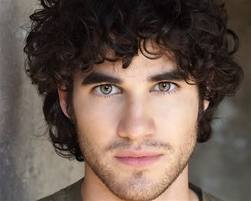
//> input picture ConsoleApplication1/ConsoleApplication1/Data/face1.jpg, 251 x 201 px
$ ./Source1   (built with g++ and OpenCV 4)
//> lines starting //> are read from the running program, lines starting //| are printed output that depends on the picture
#include <opencv2\highgui\highgui.hpp>
#include <opencv2\imgproc\imgproc.hpp>
#include <iostream>


cv::Point2f Translation(const cv::Mat& SRMatInv, const cv::Point2f& offset, const cv::Point2f& position);

float Determinant(const cv::Mat& inMat);
cv::Mat Inverse(const cv::Mat& inMat);

cv::Mat ScaleMatrix(float scale);
cv::Mat RotationMatrix(float angle);
float Deg2Rad(float angle);

int main()
{
	std::string imageFile = "Data/face1.jpg";
	cv::Mat imageOrginal = cv::imread(imageFile, CV_LOAD_IMAGE_GRAYSCALE);
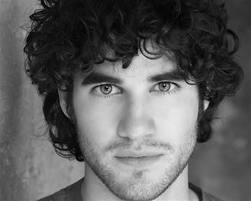
//> imageOrginal: 201 rows x 251 cols, CV_8UC1; min 0, max 243, mean 94.5

	cv::Mat imageResult = cv::Mat::zeros(imageOrginal.rows, imageOrginal.cols, imageOrginal.type());

	cv::Rect rect(0, 0, imageOrginal.cols, imageOrginal.rows);
//> rect = Rect(0, 0, 251, 201)


	float tX = 40.0f;
	float tY = 0.0f;
	cv::Point2f offset(tX, tY);

	float scale = 1.0f;
	cv::Mat scaleMat = ScaleMatrix(scale);


	float rotZ = 0.0f;
	cv::Mat rotationMat = RotationMatrix(rotZ);

	cv::Mat SRMat = scaleMat * rotationMat;
	cv::Mat SRMatInv = Inverse(SRMat);

	for(int y = 0; y < imageResult.rows; y++)
	{
		for(int x = 0; x < imageResult.cols; x++)
		{
			cv::Point2f result = Translation(SRMatInv, offset, cv::Point2f(x, y));

			if(!rect.contains(result))
			{
				continue;
			}
			else
			{
				imageResult.at<unsigned char>(y , x) = imageOrginal.at<unsigned char>(result.y , result.x);
			}
		}
	}
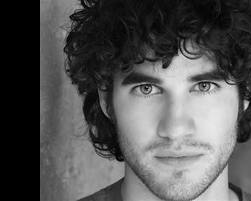
//> imageResult: 201 rows x 251 cols, CV_8UC1; min 0, max 243, mean 84.2

	cv::namedWindow("Source image", CV_WINDOW_AUTOSIZE );
	cv::imshow("Source image", imageOrginal );

	cv::namedWindow("Translated image", CV_WINDOW_AUTOSIZE );
	cv::imshow("Translated image", imageResult );

	cv::waitKey(0);

	return 0;
}

float Determinant(const cv::Mat& inMat)
{
	return (inMat.at<float>(0 , 0) * inMat.at<float>(1 , 1)) - (inMat.at<float>(0 , 1) * inMat.at<float>(1 , 0));
}

cv::Mat Inverse(const cv::Mat& inMat)
{
	float determinant = Determinant(inMat);
	float det;
	if(determinant == 0)
	{
		det = 1.0f;
	}
	else
	{
		det = 1.0f / determinant;
	}

	cv::Mat retMat = (cv::Mat_<float>(2, 2) <<  inMat.at<float>(1 , 1), -inMat.at<float>(0 , 1),
											   -inMat.at<float>(1 , 0),  inMat.at<float>(0 , 0));

	return det * retMat;
}


float Deg2Rad(float angle)
{
	return angle * (CV_PI / 180);
}

cv::Mat ScaleMatrix(float s)
{
	return (cv::Mat_<float>(2, 2) << s, 0,
									 0, s);
}

cv::Mat RotationMatrix(float angle)
{
	float theta = Deg2Rad(angle);
	float cosTheta = cosf(theta);
	float sinTheta = sinf(theta);

	return (cv::Mat_<float>(2, 2) <<  cosTheta, -sinTheta,
		                              sinTheta,  cosTheta);
}

cv::Point2f Translation(const cv::Mat& SRMatInv, const cv::Point2f& offset, const cv::Point2f& position)
{
	cv::Point2f difference = position - offset;
	cv::Mat difMat(difference);
	cv::Mat resultMat = SRMatInv * difMat;

	return cv::Point2f(resultMat);
}

$ run again, with ConsoleApplication1/ConsoleApplication1/Data/face2.jpg copied over ConsoleApplication1/ConsoleApplication1/Data/face1.jpg
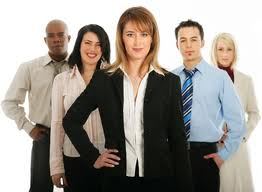
//> input picture ConsoleApplication1/ConsoleApplication1/Data/face2.jpg, 262 x 192 px
//> `cv::Mat imageOrginal = cv::imread(imageFile, CV_LOAD_IMAGE_GRAYSCALE);`:
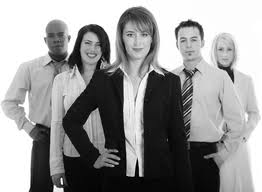
//> imageOrginal: 192 rows x 262 cols, CV_8UC1; min 0, max 255, mean 150.3
//> after the loop `for(int y = 0; y < imageResult.rows; y++)`:
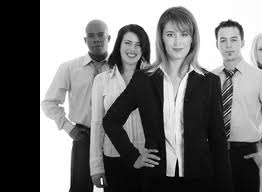
//> imageResult: 192 rows x 262 cols, CV_8UC1; min 0, max 255, mean 117.5

$ run again, with ConsoleApplication1/ConsoleApplication1/Data/face3.jpg copied over ConsoleApplication1/ConsoleApplication1/Data/face1.jpg
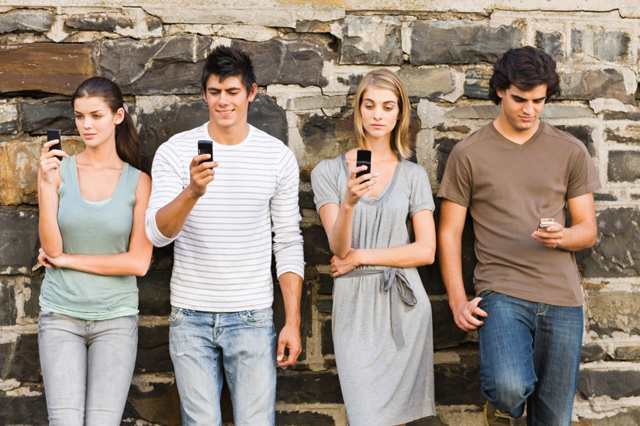
//> input picture ConsoleApplication1/ConsoleApplication1/Data/face3.jpg, 640 x 426 px
//> `cv::Mat imageOrginal = cv::imread(imageFile, CV_LOAD_IMAGE_GRAYSCALE);`:
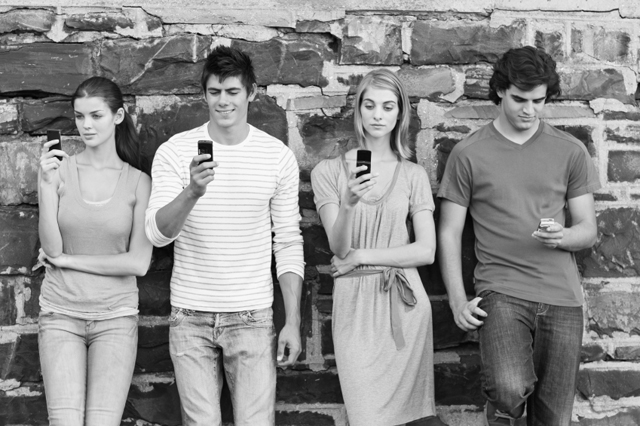
//> imageOrginal: 426 rows x 640 cols, CV_8UC1; min 0, max 255, mean 141.5
//> after the loop `for(int y = 0; y < imageResult.rows; y++)`:
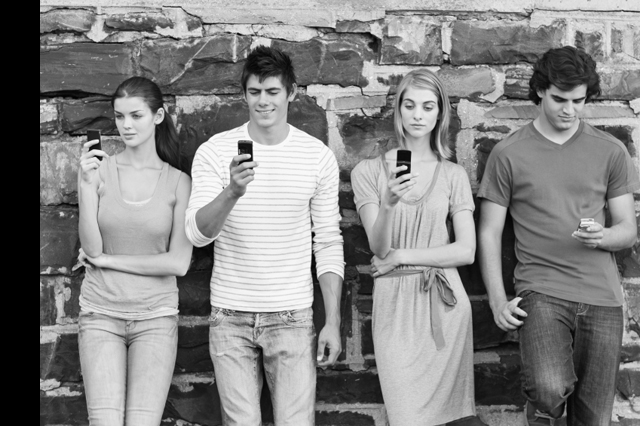
//> imageResult: 426 rows x 640 cols, CV_8UC1; min 0, max 255, mean 132.3

$ run again, with ConsoleApplication1/ConsoleApplication1/Data/face4.jpg copied over ConsoleApplication1/ConsoleApplication1/Data/face1.jpg
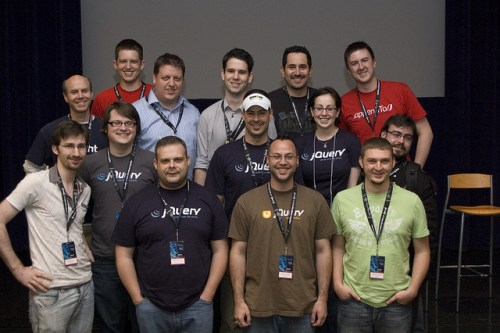
//> input picture ConsoleApplication1/ConsoleApplication1/Data/face4.jpg, 500 x 333 px
//> `cv::Mat imageOrginal = cv::imread(imageFile, CV_LOAD_IMAGE_GRAYSCALE);`:
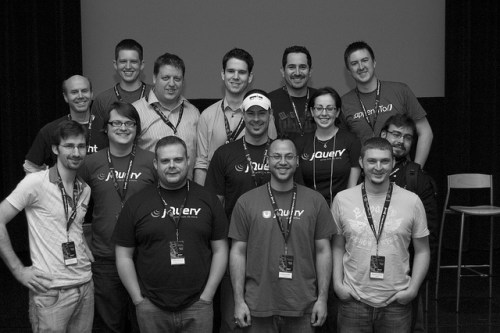
//> imageOrginal: 333 rows x 500 cols, CV_8UC1; min 0, max 255, mean 68.2
//> after the loop `for(int y = 0; y < imageResult.rows; y++)`:
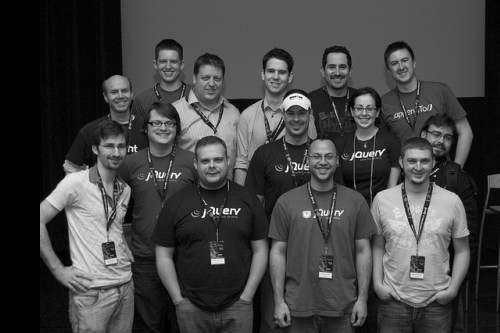
//> imageResult: 333 rows x 500 cols, CV_8UC1; min 0, max 255, mean 66.8
